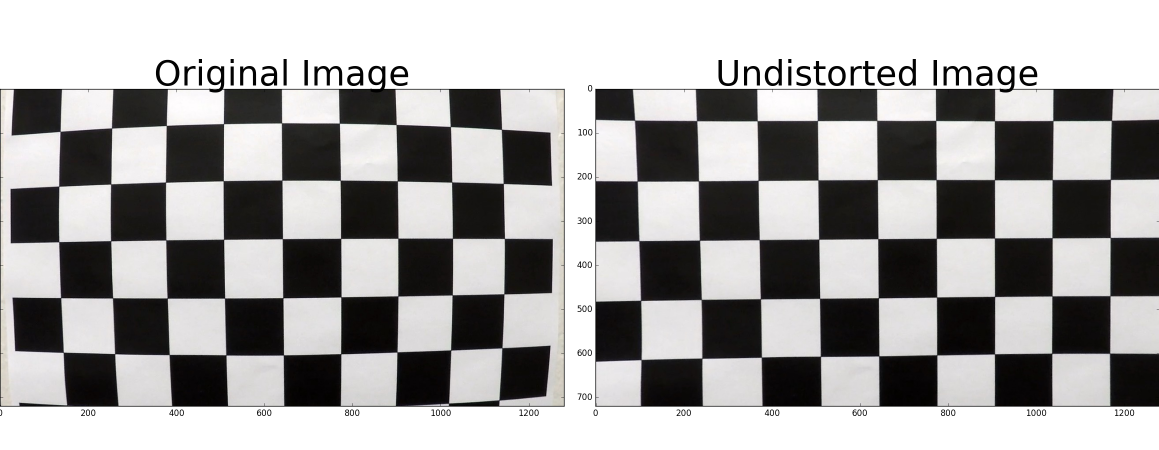
#> input picture doc_images/1_camera_calibrate.png, 2318 x 900 px (shown at 1/2 size)
$ python -i find_lanes.py   (imports and definitions only)   (older library calls are emulated)
#> lines starting #> are read from the running program, lines starting #| are printed output that depends on the picture; after the words box and inside, x2 and y2 are one past the last pixel; in counts of white or black regions, pixels touching at a corner belong together
import numpy as np
import cv2
import matplotlib.pyplot as plt
import pickle
import glob
from moviepy.editor import VideoFileClip

# Function to undistort the image with distortion matrix.
# [5 lines left out: function undistortImage, not called in this run]

# Function that applies given thresholds to sobel.
# Can be called for both sobel x and y separately.
def abs_sobel_thresh(img, orient='x', sobel_kernel=3, thresh=(0, 255)):
    gray = cv2.cvtColor(img, cv2.COLOR_RGB2GRAY)

    if orient == 'x':
        sobel_grad = cv2.Sobel(gray, cv2.CV_64F, 1, 0, ksize=sobel_kernel)

    if orient == 'y':
        sobel_grad = cv2.Sobel(gray, cv2.CV_64F, 0, 1, ksize=sobel_kernel)

    sobel_abs = np.absolute(sobel_grad)

    sobel_scaled = np.uint8(255 * sobel_abs/np.max(sobel_abs))

    sobel_threshold = np.zeros_like(sobel_scaled)
    sobel_threshold[(sobel_scaled >= thresh[0]) & (sobel_scaled <= thresh[1])] = 1

    return sobel_threshold

# Function to apply given thresholds to sobel magnitude.
def mag_sobel_thresh(img, sobel_kernel=3, thresh=(0, 255)):
    gray = cv2.cvtColor(img, cv2.COLOR_RGB2GRAY)

    sobelx = cv2.Sobel(gray, cv2.CV_64F, 1, 0, ksize=sobel_kernel)
    sobely = cv2.Sobel(gray, cv2.CV_64F, 0, 1, ksize=sobel_kernel)

    sobel_mag = np.hypot(sobelx, sobely)

    sobel_scaled = np.uint8(255 * sobel_mag/np.max(sobel_mag))

    sobel_thresh = np.zeros_like(sobel_scaled)
    sobel_thresh[(sobel_scaled >= thresh[0]) & (sobel_scaled <= thresh[1])] = 1

    return sobel_thresh

# Function to apply given thresholds to sobel gradient.
def gradient_sobel_thresh(img, sobel_kernel=3, thresh=(0, np.pi/2)):
    gray = cv2.cvtColor(img, cv2.COLOR_RGB2GRAY)

    sobelx = cv2.Sobel(gray, cv2.CV_64F, 1, 0, ksize=sobel_kernel)
    sobely = cv2.Sobel(gray, cv2.CV_64F, 0, 1, ksize=sobel_kernel)

    sobel_grad = np.arctan2(np.absolute(sobely), np.absolute(sobelx))

    sobel_thresh = np.zeros_like(sobel_grad)
    sobel_thresh[(sobel_grad >= thresh[0]) & (sobel_grad <= thresh[1])] = 1

    return sobel_thresh

# This function creates the binary image.
# This function takes the input of undistorted image.
# All thresholds are defined here and other respective functions are called.
# Finally the union of all processing is returned as binary image.
def createBinaryThresholded(image_undist):
    #Sobel x parameters
    sobel_x_kernel = 5
    sobel_x_thresh = (20, 80)

    # Sobel magnitude parameters
    sobel_mag_kernel = 15
    sobel_mag_thresh = (30, 130)

    # Sobel gradient parameters
    sobel_grad_kernel = 15
    sobel_grad_thresh = (np.deg2rad(40), np.deg2rad(75))

    # Saturation channel thresholds
    # Note: The image has to be converted to HSL colorspace first
    s_thresh = (170, 255)
    s_thresh_2 = (150, 255)

    # Hue channel thresholds.
    # Note: The image has to be converted to HSL colorspace first
    h_thresh = (20, 30)

    # Red channel thresholds in RGB colorspace.
    r_channel_thresh = (220, 255)

    # Apply the defined parameters to
    sobel_x = abs_sobel_thresh(image_undist, 'x', sobel_x_kernel, sobel_x_thresh)
    sobel_mag = mag_sobel_thresh(image_undist, sobel_mag_kernel, sobel_mag_thresh)
    sobel_grad = gradient_sobel_thresh(image_undist, sobel_grad_kernel, sobel_grad_thresh)

    # HLS transformation
    image_hsl = cv2.cvtColor(image_undist, cv2.COLOR_RGB2HLS)
    image_h = image_hsl[:,:,0]
    image_s = image_hsl[:,:,2]

    # Saturation channel thresholding
    s_binary = np.zeros_like(image_s)
    s_binary[(image_s >= s_thresh[0]) & (image_s <= s_thresh[1])] = 1
    s_binary_2 = np.zeros_like(image_s)
    s_binary_2[(image_s >= s_thresh_2[0]) & (image_s <= s_thresh_2[1])] = 1

    # Hue channel thresholding
    h_binary = np.zeros_like(image_h)
    h_binary[(image_h >= h_thresh[0]) & (image_h <= h_thresh[1])] = 1

    # Red channel thresholding
    r_channel = image_undist[:,:,0]

    r_binary = np.zeros_like(r_channel)
    r_binary[(r_channel >= r_channel_thresh[0]) & (r_channel <= r_channel_thresh[1])] = 1

    # Combined thresholding
    binary_image = np.zeros_like(sobel_x)
    binary_image[(((sobel_x == 1) & (sobel_mag == 1)) & ((sobel_x == 1) & (sobel_grad == 1))) |
             (((s_binary == 1) & (r_binary == 1)) | ((h_binary == 1) & (s_binary_2 == 1)))] = 1

    return binary_image

# Function that performs the sliding window algorithm for lane finding.
# The inputs of this function are as follows,
# nonzeros - The non zero indexes of the binary image
# n - number of windows (in height)
# m - left and right margin for each window, in pixels
# h - height of the window, in pixels
# qlf - minimum number of inliers inside a window for realigning.
# left_pos - The starting position for the left lane
# right_pos - The starting position for the right lane
# out_img - The output image where the sliding windows are drawn on to.

# This function outputs the qualified left and right indexes of lanes and output image.
# [76 lines left out: functions slidingWindowSearch, computeRadiusOfCurvature, computeLaneOffset, not called in this run]

# Define a class to receive the characteristics of each line detection
class Line():
    def __init__(self):
        # was the line detected in the last iteration?
        self.detected = False
        # Fit parameters list. Contains all valid fit parameters
        self.fitparam = []
        # Contains the best fit calculated from a subset of fit parameters
        self.bestfit = np.array([0., 0., 0.])
        # Contains the computed radius of curvatures as a list
        self.radiusofcurvature = []
        # Contains the lane offset from the center mounter camera.
        self.laneoffset = []

#######################################################################################################################

# Get calibration data
calibration_file = 'camera_coefficients.p'

# [2 lines not run here, left out]

# [1 line that did not run here, left out]

# Object definitions for the left and right lane.
ob_left_line = Line()
ob_right_line = Line()

reset_counter = 0

# [194 lines left out: function findLaneLines, not called in this run]

# Get list of images
test_images = glob.glob('./CarND-Advanced-Lane-Lines/test_images/*.jpg')
# [3 lines not run here, left out]

white_output = 'project_video_output.mp4'
# [1 line that did not run here, left out]

# [1 line that did not run here, left out]
# [1 line not run here, left out]

d = {'ob_left_line':ob_left_line, 'ob_right_line':ob_right_line}
# Dump lane objects to a pickle file as it will be used later.
# [3 lines not run here, left out]

>>> import cv2
>>> picture = cv2.cvtColor(cv2.imread('doc_images/1_camera_calibrate.png'), cv2.COLOR_BGR2RGB)
>>> result = createBinaryThresholded(picture)
#> in createBinaryThresholded, `sobel_x = abs_sobel_thresh(image_undist, 'x', sobel_x_kernel, sobel_x_..`:
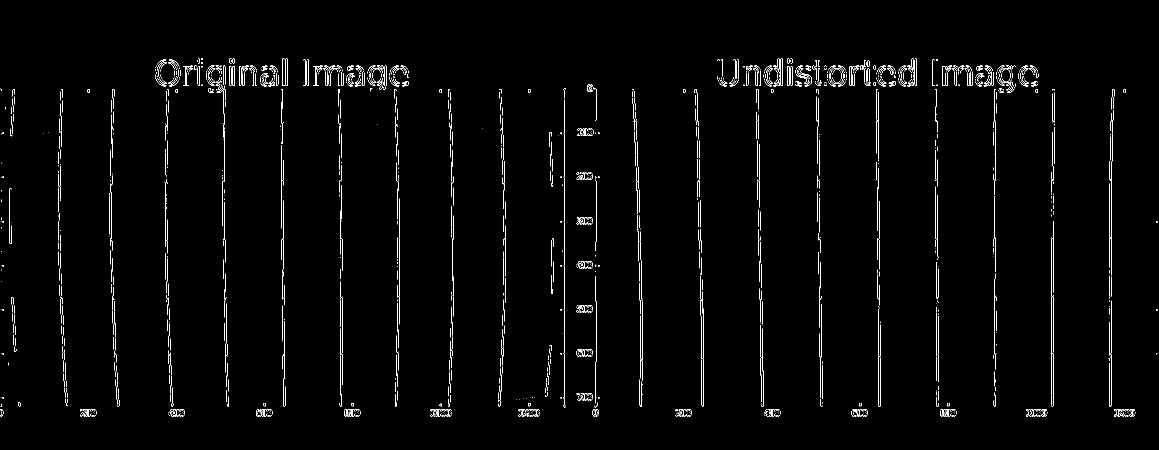
#> sobel_x: shape (900, 2318) (shown at 1/2 size); values 0 (black) and 1 (white), 1.6% white in thin lines or dots, all inside (x1, y1, x2, y2) = (1, 117, 2315, 833)
#> in mag_sobel_thresh, `sobely = cv2.Sobel(gray, cv2.CV_64F, 0, 1, ksize=sobel_kernel)`:
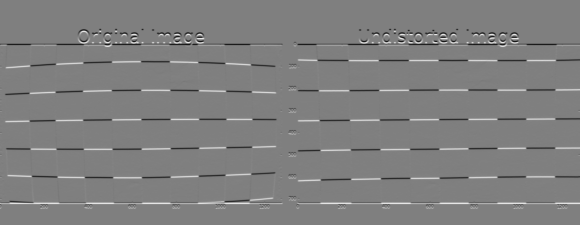
#> sobely: shape (900, 2318) float64 (shown at 1/4 size); min -7.15e+09, max 7.13e+09, mean 0; drawn with min black and max white
#> in gradient_sobel_thresh, `sobel_grad = np.arctan2(np.absolute(sobely), np.absolute(sobelx))`:
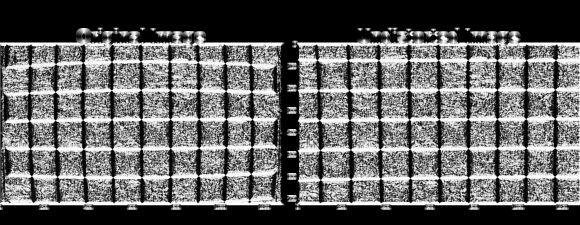
#> sobel_grad: shape (900, 2318) float64 (shown at 1/4 size); min 0, max 1.57, mean 0.621; drawn with min black and max white
#> in createBinaryThresholded, `sobel_grad = gradient_sobel_thresh(image_undist, sobel_grad_kernel, so..`:
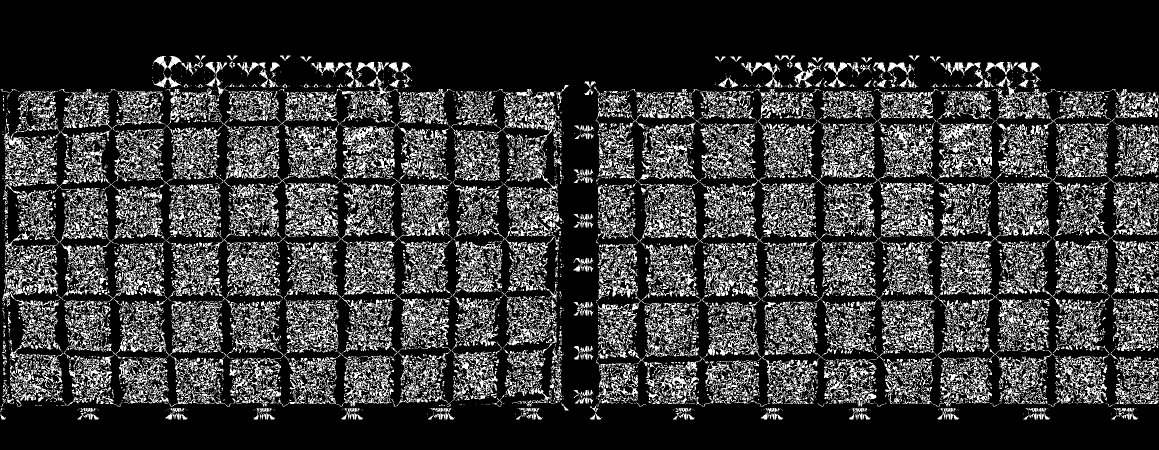
#> sobel_grad: shape (900, 2318) float64 (shown at 1/2 size); values 0 (black) and 1 (white), 22.1% white in thin lines or dots, all inside (x1, y1, x2, y2) = (1, 111, 2317, 839)
#> in createBinaryThresholded, `image_h = image_hsl[:,:,0]`:
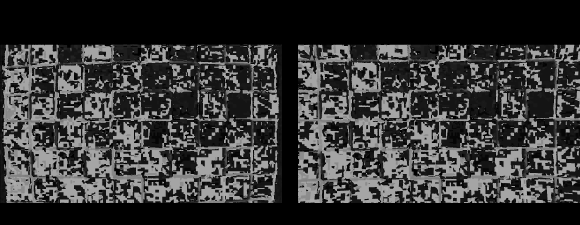
#> image_h: shape (900, 2318) (shown at 1/4 size); min 0, max 177, mean 53.3
#> in createBinaryThresholded, `image_s = image_hsl[:,:,2]`:
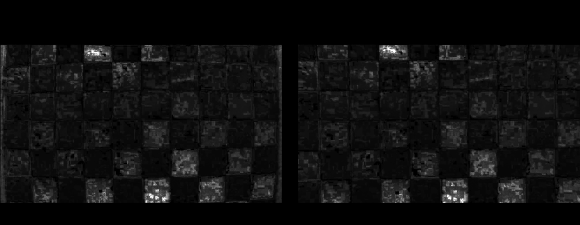
#> image_s: shape (900, 2318) (shown at 1/4 size); min 0, max 255, mean 14.7
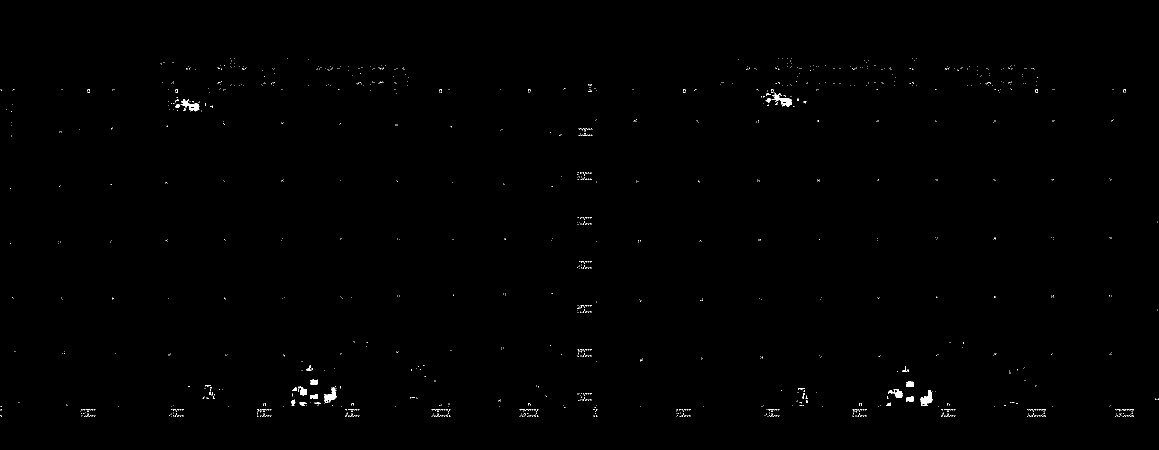
#> result: shape (900, 2318) (shown at 1/2 size); values 0 (black) and 1 (white), 0.3% white; 1218 white regions (1196 under 20 px), largest, box (x1, y1, x2, y2) and area: (1543, 185, 1584, 214) 411, (1841, 780, 1865, 812) 411, (649, 775, 673, 805) 366

$ run again, on doc_images/2_distort_correct.png
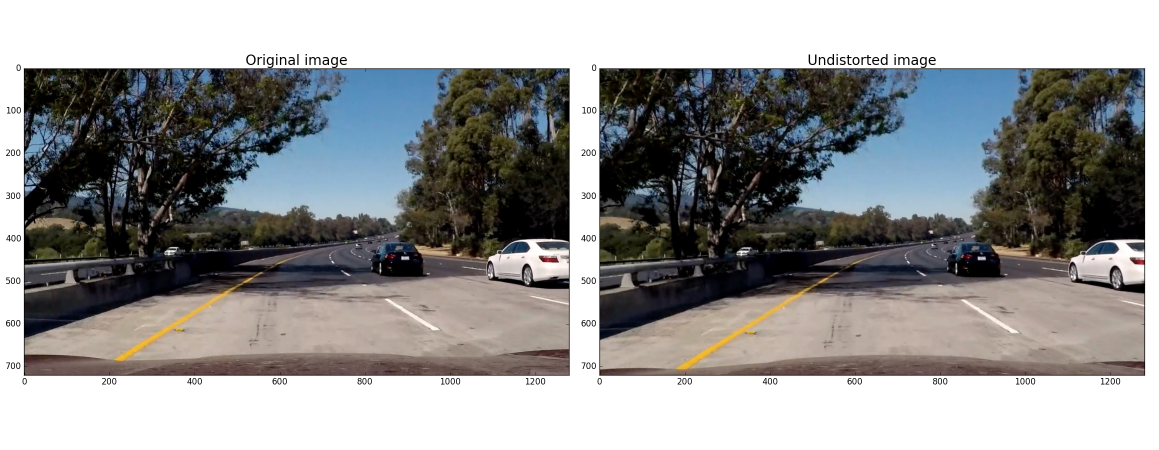
#> input picture doc_images/2_distort_correct.png, 2318 x 900 px (shown at 1/2 size)
#> in createBinaryThresholded, `sobel_x = abs_sobel_thresh(image_undist, 'x', sobel_x_kernel, sobel_x_..`:
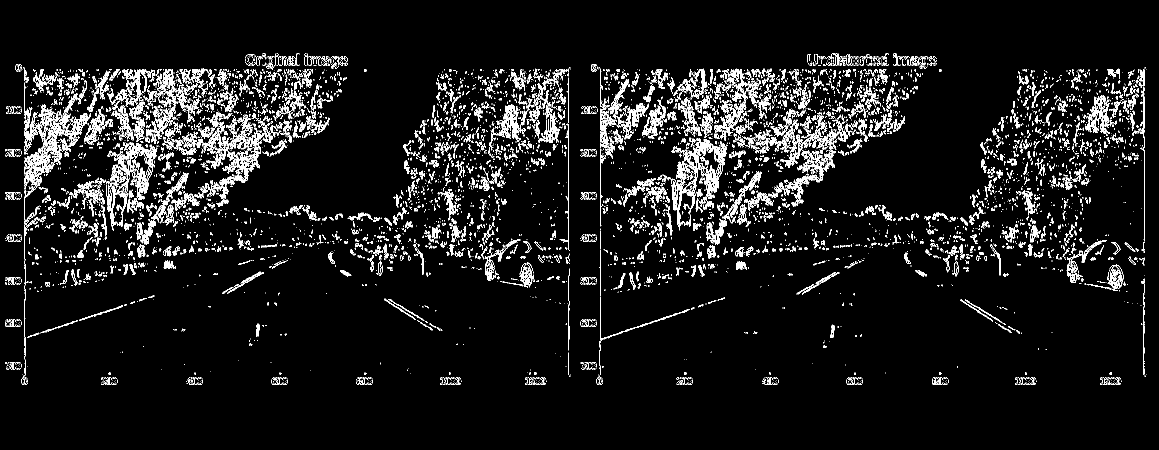
#> sobel_x: shape (900, 2318) (shown at 1/2 size); values 0 (black) and 1 (white), 7.6% white in thin lines or dots, all inside (x1, y1, x2, y2) = (10, 107, 2293, 770)
#> image_hsl: shape (900, 2318, 3); mean of channels 0, 1, 2 35.2, 147.4, 43.5
#> `result = createBinaryThresholded(picture)`:
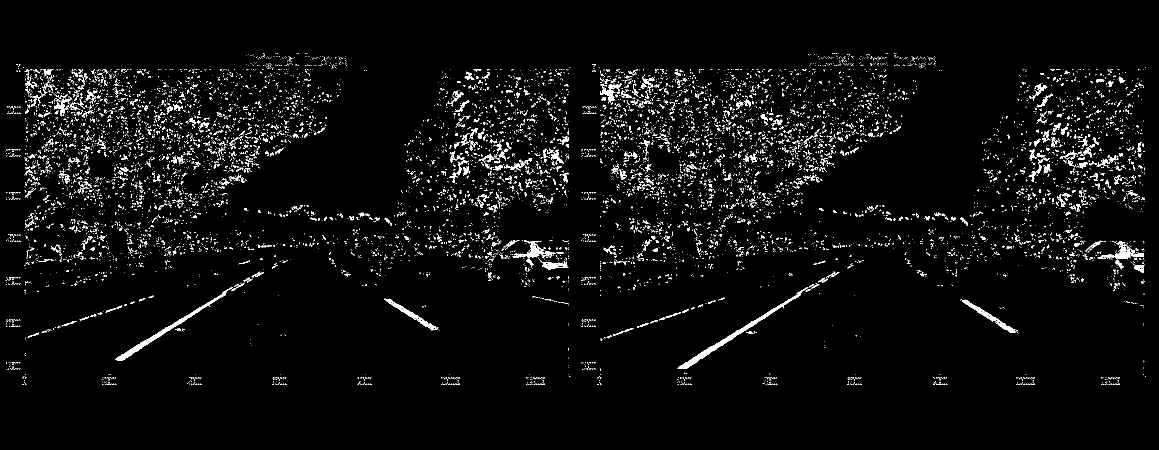
#> result: shape (900, 2318) (shown at 1/2 size); values 0 (black) and 1 (white), 3.5% white in thin lines or dots, all inside (x1, y1, x2, y2) = (11, 107, 2292, 770)

$ run again, on doc_images/4_perspective_transform.png
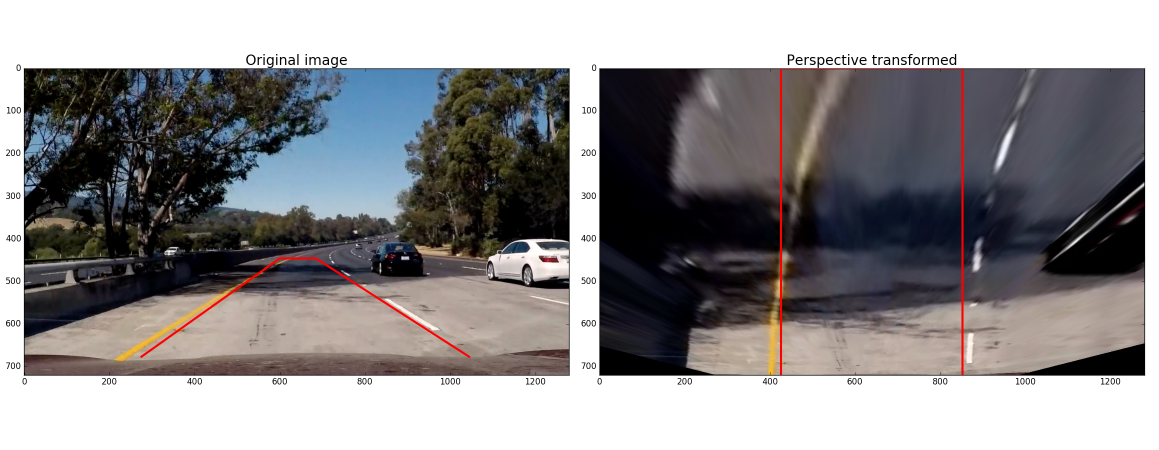
#> input picture doc_images/4_perspective_transform.png, 2318 x 900 px (shown at 1/2 size)
#> in createBinaryThresholded, `sobel_x = abs_sobel_thresh(image_undist, 'x', sobel_x_kernel, sobel_x_..`:
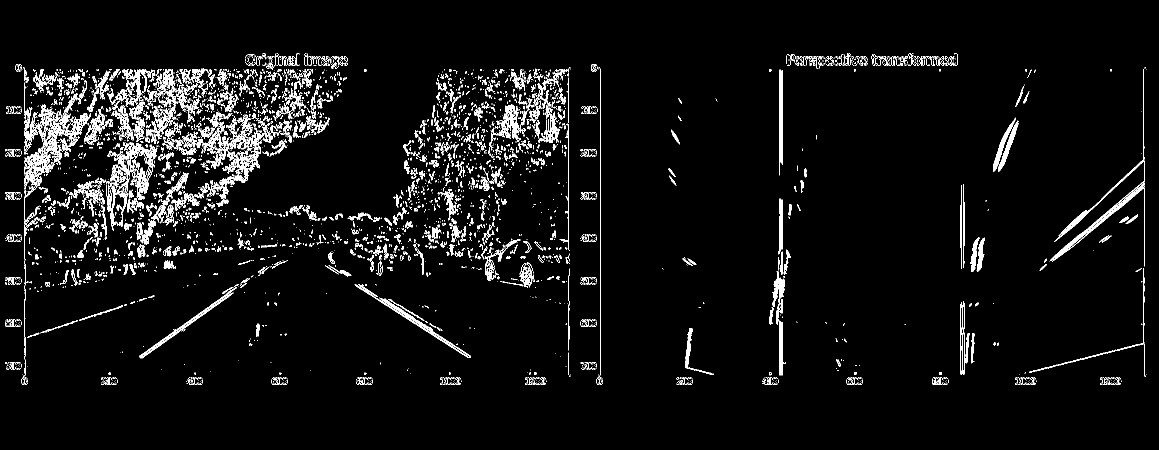
#> sobel_x: shape (900, 2318) (shown at 1/2 size); values 0 (black) and 1 (white), 5.1% white in thin lines or dots, all inside (x1, y1, x2, y2) = (10, 107, 2293, 770)
#> image_hsl: shape (900, 2318, 3); mean of channels 0, 1, 2 46.6, 142, 39.7
#> `result = createBinaryThresholded(picture)`:
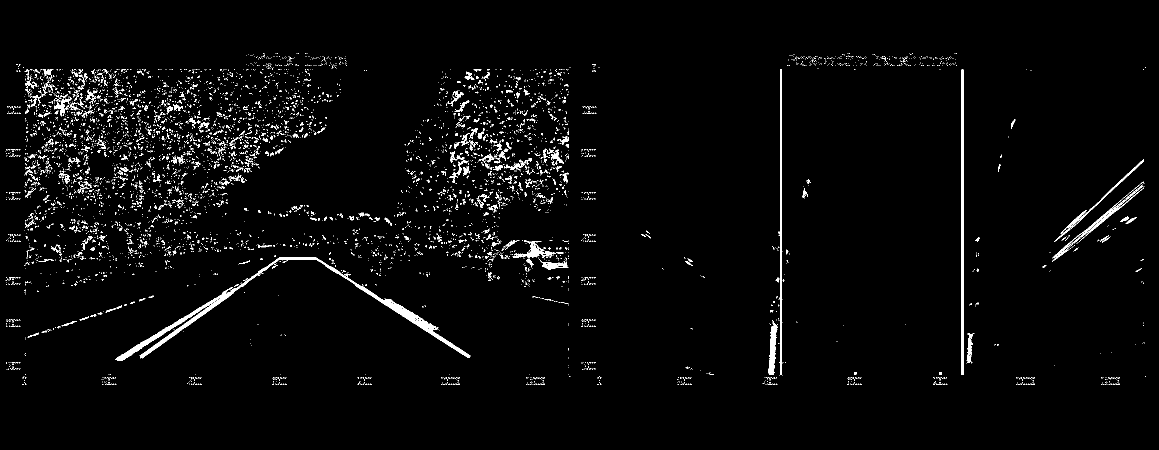
#> result: shape (900, 2318) (shown at 1/2 size); values 0 (black) and 1 (white), 2.5% white; 6065 white regions (5757 under 20 px), largest, box (x1, y1, x2, y2) and area: (231, 515, 941, 721) 7543, (1557, 139, 1567, 751) 2462, (1922, 139, 1928, 750) 2447
